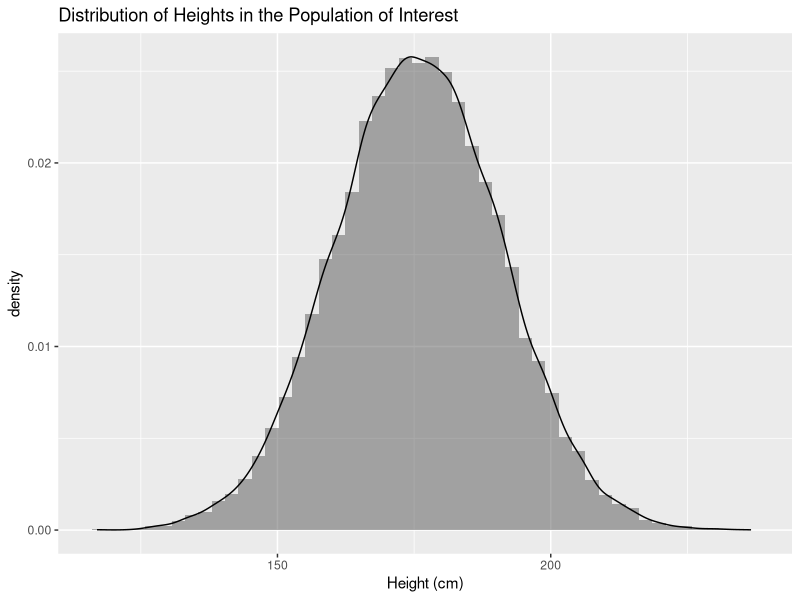
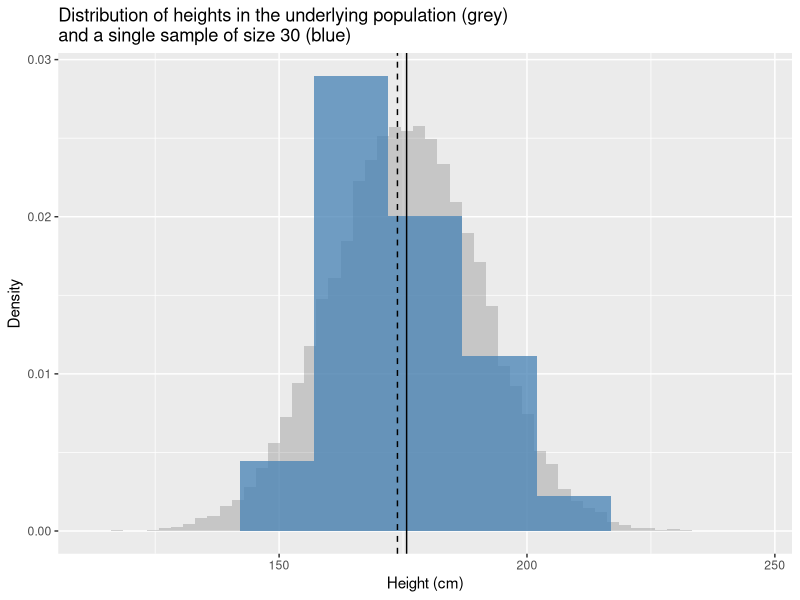
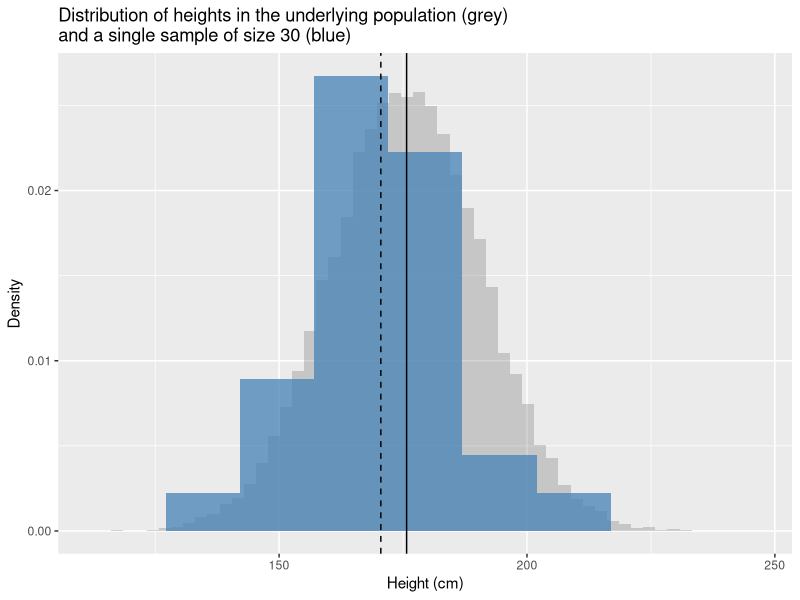
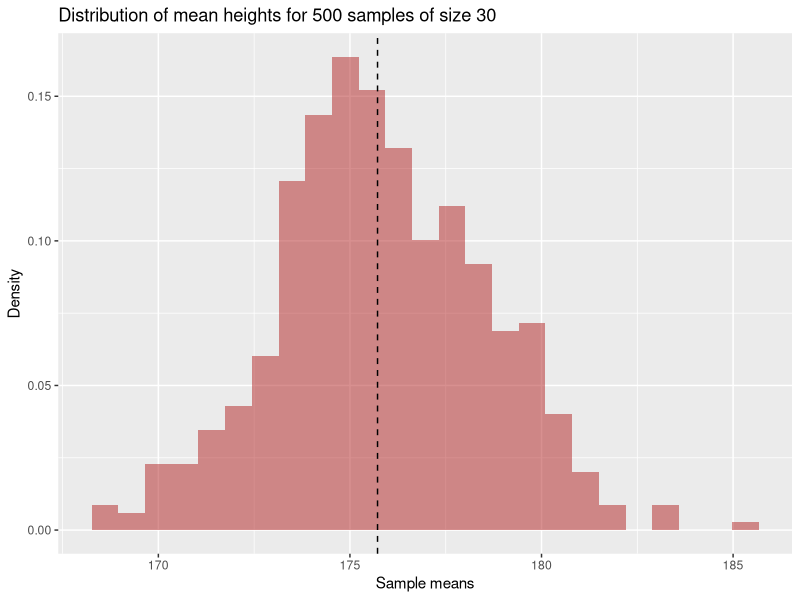
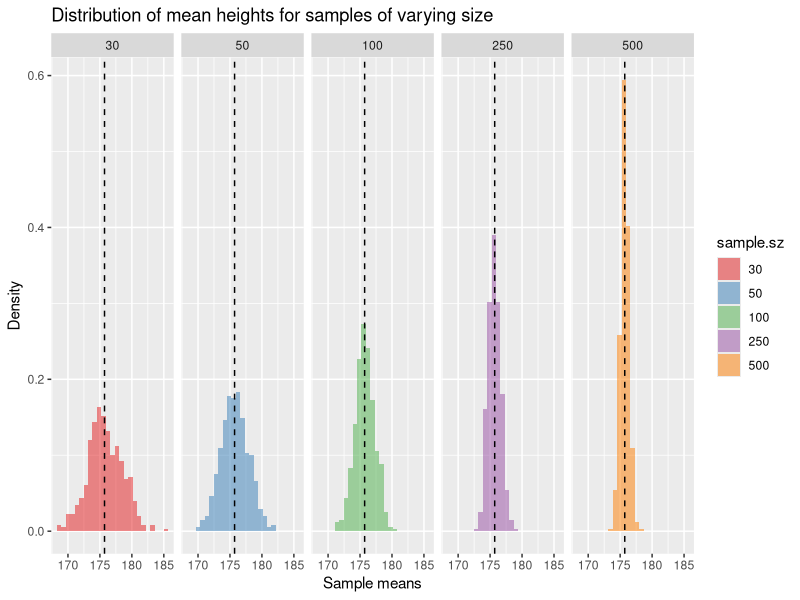
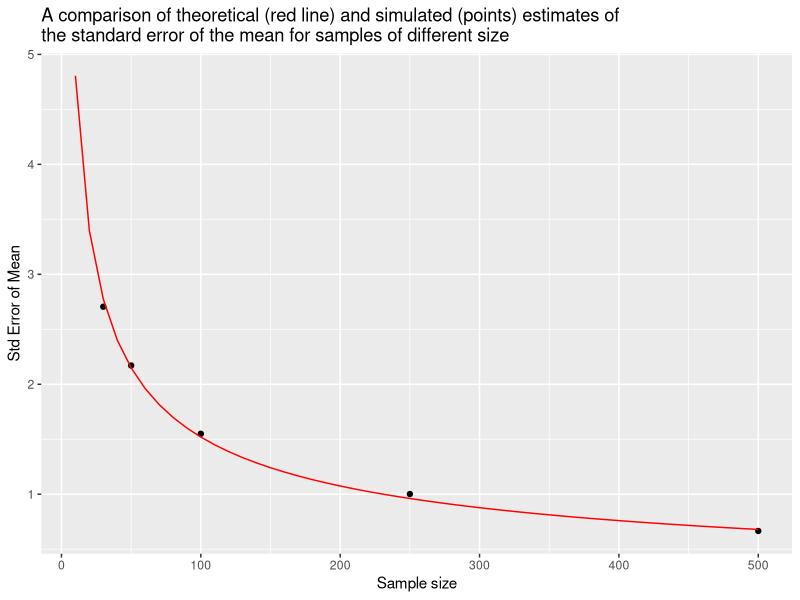
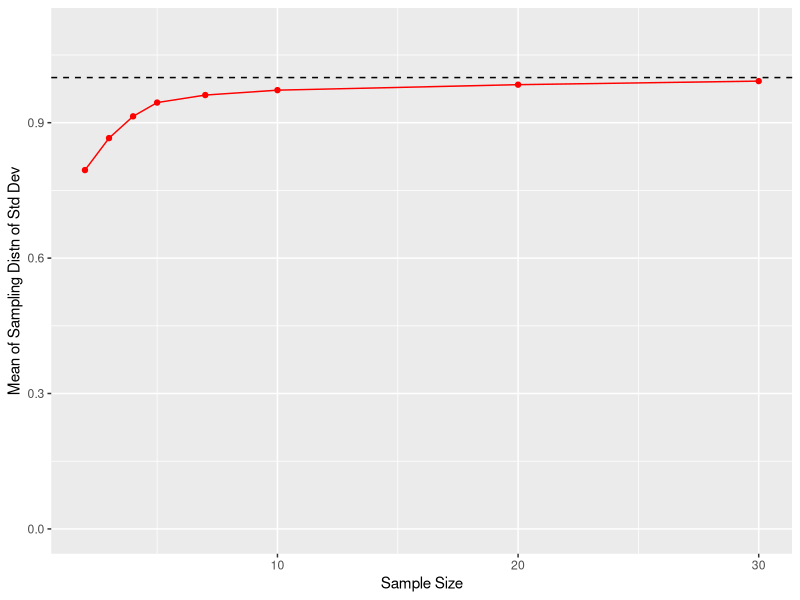
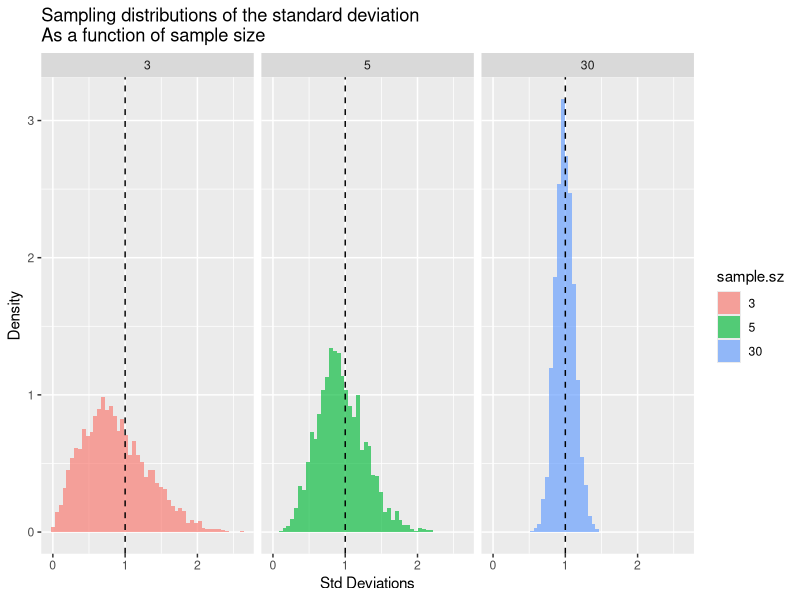

These figures' R source, in order:
## ---- chunk 1
library(tidyverse)
library(magrittr)
library(stringr)
## ---- chunk 2
# make our simulation repeatable by seeding RNG
set.seed(20180321)
## ---- chunk 3
# male mean height and sd in centimeters from USDHHS report
mean.ht <- 175.7
sd.ht <- 15.19

height.data <- data_frame(height = rnorm(25000, mean = mean.ht, sd = sd.ht))
## ---- chunk 4
ggplot(height.data, aes(x = height)) +
  geom_histogram(aes(y = ..density..), bins=50, alpha=0.5) + 
  geom_density() +
  labs(x = "Height (cm)", title = "Distribution of Heights in the Population of Interest")
## ---- chunk 5
true.values <- 
  height.data %>% 
  summarize(mean.height = mean(height), 
            sd.height = sd(height))

true.values
## ---- chunk 6
sample.a <-
  height.data %>%
  sample_n(30)
## ---- chunk 7
sample.a %>%
  ggplot(aes(x = height)) + 
  geom_histogram(data=height.data, aes(x = height, y = ..density..), alpha=0.25, bins=50) + 
  geom_histogram(aes(y = ..density..), fill = 'steelblue', alpha=0.75, bins=9) + 
  geom_vline(xintercept = true.values$mean.height, linetype = "solid") + 
  geom_vline(xintercept = mean(sample.a$height), linetype = "dashed") + 
  labs(x = "Height (cm)", y = "Density", 
       title = "Distribution of heights in the underlying population (grey)\nand a single sample of size 30 (blue)")
## ---- chunk 8
sample.a %>% 
  summarize(sample.mean = mean(height), 
            sample.sd = sd(height))
## ---- chunk 9
sample.b <-
  height.data %>%
  sample_n(30)

ggplot(sample.b, aes(x = height)) + 
  geom_histogram(data=height.data, aes(x = height, y = ..density..), alpha=0.25, bins=50) + 
  geom_histogram(aes(y = ..density..), fill = 'steelblue', alpha=0.75, bins=9) +
  geom_vline(xintercept = true.values$mean.height, linetype = "solid") + 
  geom_vline(xintercept = mean(sample.b$height), linetype = "dashed")  +
  labs(x = "Height (cm)", y = "Density", 
       title = "Distribution of heights in the underlying population (grey)\nand a single sample of size 30 (blue)")  
## ---- chunk 10
sample.b %>% 
  summarize(sample.mean = mean(height), 
            sample.sd = sd(height))
## ---- chunk 11
rsample.stats <- function(x, n, var.name) {
  sample_x <- sample_n(x, n)
  data_frame(sample.size = n, 
             sample.mean = mean(sample_x[[var.name]]), 
             sample.sd = sd(sample_x[[var.name]]))
}
## ---- chunk 12
rsample.stats(height.data, 30, "height")
## ---- chunk 13
df.samples.of.30 <-
  rerun(500,  rsample.stats(height.data, 30, "height")) %>%
  bind_rows()
## ---- chunk 14
df.samples.of.30
## ---- chunk 15
ggplot(df.samples.of.30, aes(x = sample.mean, y = ..density..)) +
  geom_histogram(bins=25, fill = 'firebrick', alpha=0.5) + 
  geom_vline(xintercept = true.values$mean.height, linetype = "dashed") + 
  labs(x = "Sample means", y  = "Density",
       title = "Distribution of mean heights for 500 samples of size 30")

## ---- chunk 16
df.samples.of.30 %>%
  summarize(mean.of.means = mean(sample.mean),
            sd.of.means = sd(sample.mean),
            min.of.means = min(sample.mean),
            max.of.means = max(sample.mean))

## ---- chunk 17
df.samples.of.50 <-
  rerun(500,  height.data %>% rsample.stats(50, "height")) %>%
  bind_rows()

df.samples.of.100 <-
  rerun(500,  height.data %>% rsample.stats(100, "height")) %>%
  bind_rows()

df.samples.of.250 <-
  rerun(500,  height.data %>% rsample.stats(250, "height")) %>%
  bind_rows()

df.samples.of.500 <-
  rerun(500,  height.data %>% rsample.stats(500, "height")) %>%
  bind_rows()
## ---- chunk 18
df.combined <- 
  bind_rows(df.samples.of.30,
            df.samples.of.50,
            df.samples.of.100,
            df.samples.of.250,
            df.samples.of.500) %>%
  # create a factor version of sample size to facilitate plotting
  mutate(sample.sz = as.factor(sample.size))
## ---- chunk 19
ggplot(df.combined, aes(x = sample.mean, y = ..density.., fill = sample.sz)) + 
  geom_histogram(bins=25, alpha=0.5) + 
  geom_vline(xintercept = true.values$mean.height, linetype = "dashed")  +
  facet_wrap(~ sample.sz, nrow = 1) + 
  scale_fill_brewer(palette="Set1") + # change color palette
  labs(x = "Sample means", y  = "Density",
       title = "Distribution of mean heights for samples of varying size")  
## ---- chunk 20
sampling.distn.mean.table <-
  df.combined %>%
  group_by(sample.size) %>%
  summarize(mean.of.means = mean(sample.mean),
            sd.of.means = sd(sample.mean),
            min.of.means = min(sample.mean),
            max.of.means = max(sample.mean))

sampling.distn.mean.table
## ---- chunk 21
se.mean.theory <- sapply(seq(10,500,10), function(n){ true.values$sd.height/sqrt(n) })
df.se.mean.theory <- data_frame(sample.size = seq(10,500,10), std.error = se.mean.theory)

ggplot(sampling.distn.mean.table, aes(x = sample.size, y = sd.of.means)) +
   # plot standard errors of mean based on our simulations
  geom_point() +  
  # plot standard errors of the mean based on theory
  geom_line(aes(x = sample.size, y = std.error), data = df.se.mean.theory, color="red") +
  labs(x = "Sample size", y = "Std Error of Mean",
       title = "A comparison of theoretical (red line) and simulated (points) estimates of\nthe standard error of the mean for samples of different size")
## ---- chunk 22
# set seed for random number generations
set.seed(20161107)

# setup the parameters of the popn distribution we're sampling from
mu <- 0
sigma <- 1

# list of sample sizes we'll generate
ssizes <- c(2, 3, 4, 5, 7, 10, 20, 30)

# number of simulations to carry out *for each sample size*
nsims <- 2500
## ---- chunk 23
df.combined <- data_frame(sample.size = double(), sample.mean = double(), sample.sd = double(),
                          estimated.SE = double(), sample.zscore = double())

for (i in ssizes) {
  # create empty vectors to hold simulation stats (for efficiency)
  s.means <- rep(NA, nsims)
  s.sds <- rep(NA, nsims)
  s.SEs <- rep(NA, nsims)
  s.zscores <- rep(NA, nsims)
  for (j in 1:nsims) {
    s <- rnorm(i, mean = mu, sd = sigma)  # draw random sample
    s.means[j] <- mean(s)
    s.sds[j] <- sd(s)
    SE <- sd(s)/sqrt(i)
    s.SEs[j] <- SE
    s.zscores[j] <- (mean(s) - mu)/SE
  }
  df <- data.frame(sample.size = i, sample.mean = s.means, sample.sd = s.sds, 
                   estimated.SE = s.SEs, sample.zscore = s.zscores)
  
  df.combined <- bind_rows(df.combined, df)
}

df.combined %<>%
  mutate(sample.sz = as.factor(sample.size))
## ---- chunk 24
by.sample.size <-
  df.combined %>%
  group_by(sample.size) %>%
  summarize(mean.of.means = mean(sample.mean),
            mean.of.sds = mean(sample.sd))

by.sample.size
## ---- chunk 25
ggplot(by.sample.size, aes(x = sample.size, y = mean.of.sds)) +
  geom_point(color = 'red') +
  geom_line(color = 'red') +
  geom_hline(yintercept = 1, color = 'black', linetype='dashed') +
  labs(x = "Sample Size", y = "Mean of Sampling Distn of Std Dev") + 
  ylim(0, 1.1)

## ---- chunk 26
filtered.df <- 
  df.combined %>%
  filter(sample.size %in% c(3, 5, 30))

ggplot(filtered.df, aes(x = sample.sd, y = ..density.., fill = sample.sz)) + 
  geom_histogram(bins=50, alpha=0.65) +
  facet_wrap(~sample.size, nrow = 1) +
  geom_vline(xintercept = 1, linetype = 'dashed') +
  labs(x = "Std Deviations", y = "Density",
       title = "Sampling distributions of the standard deviation\nAs a function of sample size")
  
## ---- chunk 27
x <- seq(-6, 6, length.out = 200)
n <- c(5, 10, 30) # sample sizes

distns.df <- data_frame(sample.size = double(), z.or.t = double(),
                        norm.density = double(), t.density = double())
for (i in n) {
  norm.density <- dnorm(x, mean = mu, sd = 1)
  t.density <- dt(x, df = i - 1)
  df.temp <- data_frame(sample.size = i, z.or.t = x,
                        norm.density = norm.density, t.density  = t.density)
  distns.df <- bind_rows(distns.df, df.temp)
}

distns.df %<>% mutate(df = as.factor(sample.size - 1))
  
ggplot(distns.df, aes(x = z.or.t, y = t.density, color = df)) + 
  geom_line() +
  geom_line(aes(y = norm.density), color='black', linetype="dotted") + 
  labs(x = "z or t value", y = "Probablity density",
       title = "Standard normal distribution (black dotted line)\nversus t-distributions for different degrees of freedom")
  
## ---- chunk 28
ggplot(df.combined, aes(x = sample.sd, y = ..density.., fill = sample.sz)) + 
  geom_histogram(bins=25, alpha=0.5) + 
  geom_vline(xintercept = true.values$sd.height, linetype = "dashed")  +
  facet_wrap(~ sample.sz, nrow = 1) + 
  scale_fill_brewer(palette="Set1") +
  labs(x = "Sample standard deviations", y  = "Density",
       title = "Sampling distribution of standard deviation of height for samples of varying size")  
## ---- chunk 29
sampling.distn.sd.table <-
  df.combined %>%
  group_by(sample.size) %>%
  summarize(mean.of.sds = mean(sample.sd),
            sd.of.sds = sd(sample.sd),
            min.of.sds = min(sample.sd),
            max.of.sds = max(sample.sd))

sampling.distn.sd.table
## ---- chunk 30
se.sd.theory <- sapply(seq(10,500,10), function(n){ true.values$sd.height/sqrt(2*(n-1))})
df.se.sd.theory <- data_frame(sample.size = seq(10,500,10), std.error = se.sd.theory)

ggplot(sampling.distn.sd.table, aes(x = sample.size, y = sd.of.sds)) +
   # plot standard errors of mean based on our simulations
  geom_point() +  
  # plot standard errors of the mean based on theory
  geom_line(aes(x = sample.size, y = std.error), data = df.se.sd.theory, color="red") +
  labs(x = "Sample size", y = "Std Error of Standard Deviation",
       title = "A comparison of theoretical (red line) and simulated (points) estimates of\nthe standard error of the standard deviation for samples of different size")
## ---- chunk 31
set.seed(20171114)

rsample.stats <- function(x, n, var.name) {
  sample_x <- sample_n(x, n)
  data_frame(sample.size = n, 
             sample.mean = mean(sample_x[[var.name]]), 
             sample.sd = sd(sample_x[[var.name]]),
             sample.se = sample.sd/sqrt(n))
}
## ---- chunk 32
samples.of.50 <-
  rerun(1000,  rsample.stats(height.data, 50, "height")) %>%
  bind_rows()
## ---- chunk 33
z.values <- seq(1, 3, 0.05)

perc.in.CI <- c()

for (z in z.values) {
  CI.left <- samples.of.50$sample.mean - z * samples.of.50$sample.se
  CI.right <- samples.of.50$sample.mean + z * samples.of.50$sample.se
  mean.in.CI <- (CI.left <= true.values$mean.height) & (CI.right >= true.values$mean.height)
  perc.in.CI <- c(perc.in.CI, 100 * sum(mean.in.CI)/length(mean.in.CI))
}

CI.df <- data_frame(z = z.values, perc.brackets.mean = perc.in.CI)

head(CI.df)
## ---- chunk 34
# theoretical expectation from the fact that sampling distribution of mean is
# normally distributed
theory.frac.overlap <- 1 - 2*(1 - pnorm(z.values))

ggplot(CI.df, aes(x = z, y = perc.brackets.mean)) +
  geom_line(aes(x = z.values, y = theory.frac.overlap * 100), color="red", linetype = 'dashed') + 
  geom_line() + 
  labs(x = "z in CI =  sample mean ± z × SE",
       y = "% of CIs that include \ntrue population mean")

## ---- chunk 35
percent <- c(0.80, 0.90, 0.95, 0.99, 0.997)
zval <- -qnorm((1 - percent)/2) # account for two tails of the sampling distn

z.df <- data.frame(ci.percent = percent, margin.of.error = zval)
z.df
## ---- chunk 36
samples.of.50 %<>%
  mutate(ci.95.left = (sample.mean - 1.96 * sample.se),
         ci.95.right = (sample.mean + 1.96 * sample.se),
         ci.includes.mean = (ci.95.left <= true.values$mean.height) & (ci.95.right >= true.values$mean.height))

n.draw <- 100

samples.of.50 %>%
  sample_n(n.draw) %>%
  ggplot(aes(x = sample.mean, y = seq(1,n.draw), color = ci.includes.mean)) + 
    geom_vline(xintercept = true.values$mean.height, color = "gray", alpha=0.75, linetype = "dashed", size = 1) +
    geom_point() +
    geom_errorbarh(aes(xmin = ci.95.left, xmax = ci.95.right)) +
    scale_color_manual(values=c("red", "black")) +
    labs(x = "mean x and estimated CI", y = "sample", 
         title = "95% CI: mean ± 1.96×SE\nfor 100 samples of size 50")  
           
